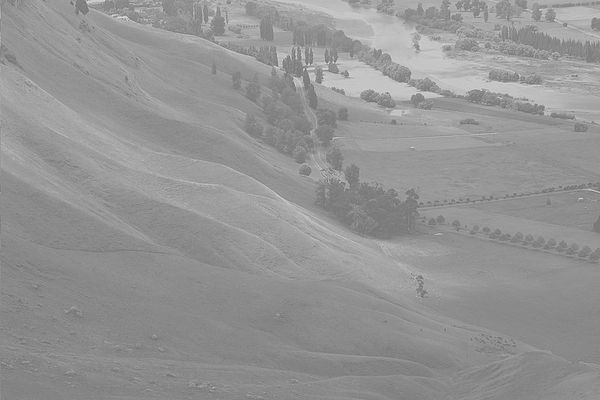
#> input picture hist.jpg, 600 x 400 px
$ python r.py
#> lines starting #> are read from the running program, lines starting #| are printed output that depends on the picture
"""
Created on Wed Apr 17 12:06:32 2019

@author: prapti
"""

import cv2
import numpy as np
from matplotlib import pyplot as plt

img = cv2.imread('hist.jpg',0)
#> img is the input picture: shape (400, 600); min 105, max 228, mean 148
img = cv2.resize(img, (512, 512))
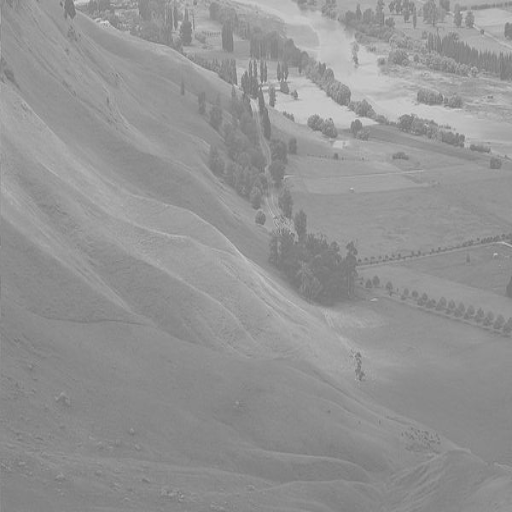
#> img: shape (512, 512); min 108, max 217, mean 147.9
f = np.fft.fft2(img)
fshift = np.fft.fftshift(f)
magnitude_spectrum = 20*np.log(np.abs(fshift))
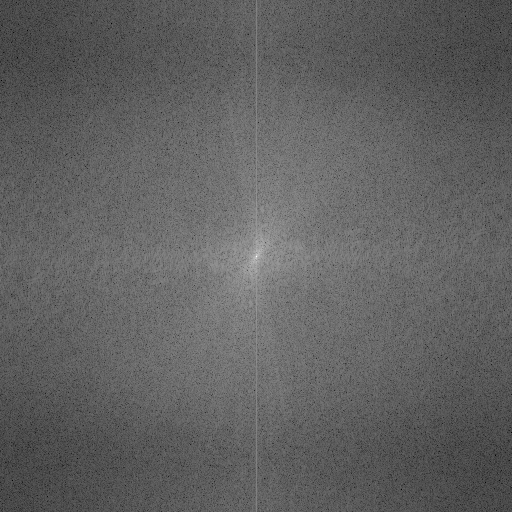
#> magnitude_spectrum: shape (512, 512) float64; min 6.61, max 349.5, mean 137.4; drawn with min black and max white

plt.subplot(121),plt.imshow(img, cmap = 'gray')
plt.title('Input Image'), plt.xticks([]), plt.yticks([])
plt.subplot(122),plt.imshow(magnitude_spectrum, cmap = 'gray')
plt.title('Magnitude Spectrum'), plt.xticks([]), plt.yticks([]);

def get_mask(r, size, center):
    mask = np.zeros(size)
    for i in range(size[0]):
        for j in range(size[1]):
            dist = np.sqrt((center[0] - i) * (center[0] - i) + (center[1] - j) * (center[1] - j))
            if dist <= r:
                mask[i, j] = 1
    return mask
mask = get_mask(float(input('radius : ')), fshift.shape, (fshift.shape[0]//2, fshift.shape[1]//2))
#> the answer given: 1
plt.imshow(mask, cmap='gray');

low_passed_fshift = mask * fshift
low_passed_magnitude_spectrum = np.log(np.abs(low_passed_fshift))
low_passed_magnitude_spectrum /= low_passed_magnitude_spectrum.max() * 255
#> low_passed_magnitude_spectrum: shape (512, 512) float64; 100% of the values are NaN or infinite; the others: min 0.00294, max 0.00392, mean 0.00322

plt.imshow(low_passed_magnitude_spectrum, cmap = 'gray')
plt.title('Magnitude Spectrum');

low_passed_f = np.fft.ifftshift(low_passed_fshift)

img_back = np.fft.ifft2(low_passed_f)
img_back = np.abs(img_back)
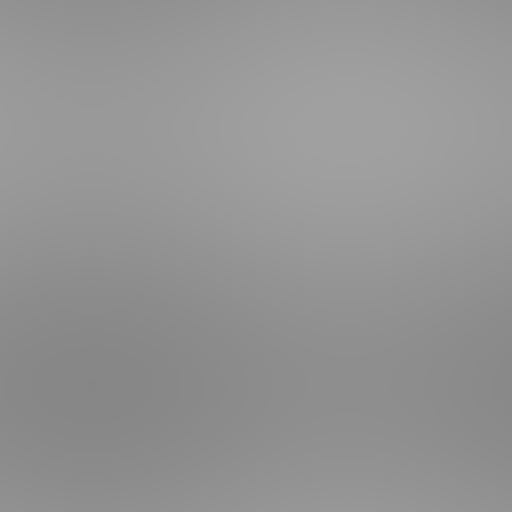
#> img_back: shape (512, 512) float64; min 135, max 160.8, mean 147.9

fig, ax = plt.subplots(1, 1, figsize=(10, 10))
ax.imshow(img_back, cmap='gray')
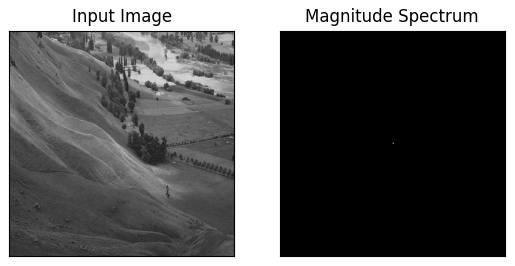
#> figure drawn by matplotlib, 2 panels
